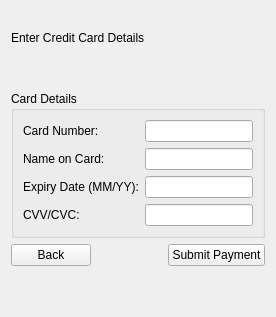
     <widget class="QWidget" name="pageCreditCard">
      <layout class="QGridLayout" name="gridLayout">
       <item row="0" column="0">
        <layout class="QVBoxLayout" name="verticalLayout_4">
         <item>
          <widget class="QLabel" name="logoLabel_8">
           <property name="text">
            <string/>
           </property>
           <property name="pixmap">
            <pixmap>C:/Users/LEVNOVO/Desktop/images/Image3.png</pixmap>
           </property>
          </widget>
         </item>
         <item>
          <widget class="QLabel" name="label_9">
           <property name="styleSheet">
            <string notr="true"/>
           </property>
           <property name="text">
            <string>Enter Credit Card Details</string>
           </property>
          </widget>
         </item>
        </layout>
       </item>
       <item row="1" column="0">
        <spacer name="verticalSpacer">
         <property name="orientation">
          <enum>Qt::Orientation::Vertical</enum>
         </property>
         <property name="sizeType">
          <enum>QSizePolicy::Policy::Minimum</enum>
         </property>
         <property name="sizeHint" stdset="0">
          <size>
           <width>20</width>
           <height>40</height>
          </size>
         </property>
        </spacer>
       </item>
       <item row="2" column="0">
        <layout class="QVBoxLayout" name="verticalLayoutPageCard">
         <item>
          <widget class="QGroupBox" name="groupBoxCreditCardInput">
           <property name="title">
            <string>Card Details</string>
           </property>
           <layout class="QFormLayout" name="formLayout_6">
            <item row="0" column="0">
             <widget class="QLabel" name="labelCardNumberStatic">
              <property name="text">
               <string>Card Number:</string>
              </property>
             </widget>
            </item>
            <item row="0" column="1">
             <widget class="QLineEdit" name="lineEditCardNumber"/>
            </item>
            <item row="1" column="0">
             <widget class="QLabel" name="labelCardNameStatic">
              <property name="text">
               <string>Name on Card:</string>
              </property>
             </widget>
            </item>
            <item row="1" column="1">
             <widget class="QLineEdit" name="lineEditCardName"/>
            </item>
            <item row="2" column="0">
             <widget class="QLabel" name="labelExpiryDateStatic">
              <property name="text">
               <string>Expiry Date (MM/YY):</string>
              </property>
             </widget>
            </item>
            <item row="2" column="1">
             <widget class="QLineEdit" name="lineEditExpiryDate"/>
            </item>
            <item row="3" column="0">
             <widget class="QLabel" name="labelCvvStatic">
              <property name="text">
               <string>CVV/CVC:</string>
              </property>
             </widget>
            </item>
            <item row="3" column="1">
             <widget class="QLineEdit" name="lineEditCvv"/>
            </item>
           </layout>
          </widget>
         </item>
         <item>
          <layout class="QHBoxLayout" name="horizontalLayoutButtons_3">
           <item>
            <widget class="QPushButton" name="pushButtonBackCard">
             <property name="text">
              <string>Back</string>
             </property>
            </widget>
           </item>
           <item>
            <spacer name="horizontalSpacer_3">
             <property name="orientation">
              <enum>Qt::Orientation::Horizontal</enum>
             </property>
             <property name="sizeHint" stdset="0">
              <size>
               <width>40</width>
               <height>20</height>
              </size>
             </property>
            </spacer>
           </item>
           <item>
            <widget class="QPushButton" name="pushButtonSubmitPayment">
             <property name="text">
              <string>Submit Payment</string>
             </property>
            </widget>
           </item>
          </layout>
         </item>
        </layout>
       </item>
       <item row="3" column="0">
        <spacer name="verticalSpacer_12">
         <property name="orientation">
          <enum>Qt::Orientation::Vertical</enum>
         </property>
         <property name="sizeType">
          <enum>QSizePolicy::Policy::MinimumExpanding</enum>
         </property>
         <property name="sizeHint" stdset="0">
          <size>
           <width>20</width>
           <height>40</height>
          </size>
         </property>
        </spacer>
       </item>
      </layout>
     </widget>
